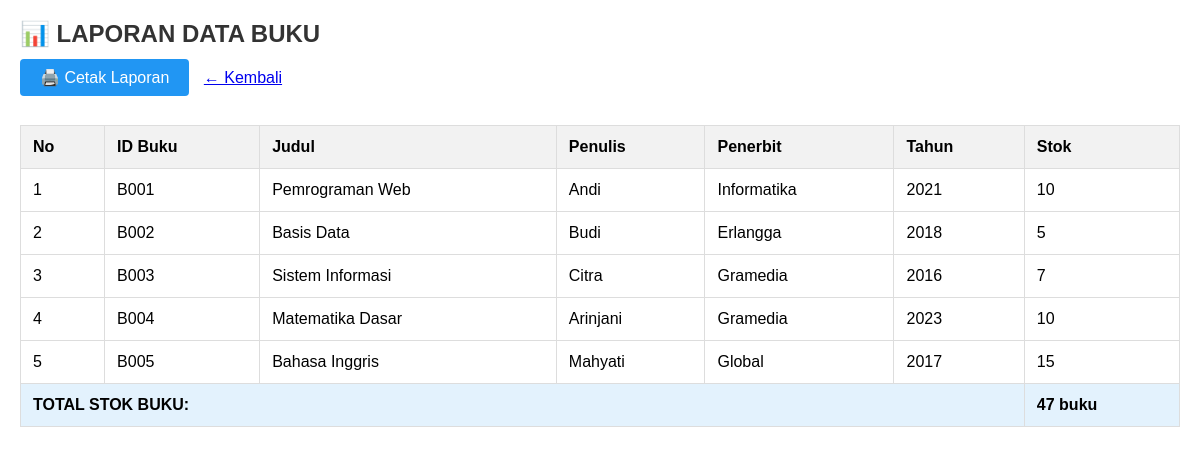
The page /lap_buku.php (signed in) on the database its author committed.
### tables this page shows
CREATE TABLE `buku` (
  `id_buku` varchar(10) NOT NULL,
  `judul` varchar(150) NOT NULL,
  `penulis` varchar(100) DEFAULT NULL,
  `penerbit` varchar(100) DEFAULT NULL,
  `tahun_terbit` date DEFAULT NULL,
  `stok` int(11) DEFAULT 1
);

### lap_buku.php (the view, shortened to what this page needs)
<?php
include '../../koneksi.php';
?>
<!DOCTYPE html>
<html>
<head>
</head>
<body>
    <h2>📊 LAPORAN DATA BUKU</h2>
    <a href="cetak_buku.php" target="_blank" class="btn">🖨️ Cetak Laporan</a>
    <a href="../menu.php" style="margin-left: 10px;">← Kembali</a>
    <br><br>
    <?php
    $query = "SELECT * FROM buku ORDER BY id_buku";
    $result = mysqli_query($koneksi, $query);
    ?>
    <table>
        <tr>
            <th>No</th>
            <th>ID Buku</th>
            <th>Judul</th>
            <th>Penulis</th>
            <th>Penerbit</th>
            <th>Tahun</th>
            <th>Stok</th>
        </tr>
        <?php
        $no = 1;
        $total_stok = 0;
        while($row = mysqli_fetch_assoc($result)) {
            echo "<tr>";
            echo "<td>$no</td>";
            echo "<td>{$row['id_buku']}</td>";
            echo "<td>{$row['judul']}</td>";
            echo "<td>{$row['penulis']}</td>";
            echo "<td>{$row['penerbit']}</td>";
            echo "<td>" . date('Y', strtotime($row['tahun_terbit'])) . "</td>";
            echo "<td>{$row['stok']}</td>";
            echo "</tr>";
            $total_stok += $row['stok'];
            $no++;
        }
        ?>
        <tr class="total-row">
            <td colspan="6" align="right"><strong>TOTAL STOK BUKU:</strong></td>
            <td><strong><?php echo $total_stok; ?> buku</strong></td>
        </tr>
    </table>
</body>
</html>

### lap_buku.php (style rules this page uses)
body { font-family: Arial; margin: 20px; }
h2 { color: #333; }
.btn { padding: 10px 20px; background: #2196F3; color: white; text-decoration: none; border-radius: 4px; }
table { width: 100%; border-collapse: collapse; margin-top: 20px; }
th, td { border: 1px solid #ddd; padding: 12px; text-align: left; }
th { background-color: #f2f2f2; }
.total-row { background-color: #E3F2FD; font-weight: bold; }

### rows shown on the page
buku: id_buku "B001", judul "Pemrograman Web", penulis "Andi", penerbit "Informatika", tahun_terbit "2021", stok "10"
buku: id_buku "B002", judul "Basis Data", penulis "Budi", penerbit "Erlangga", tahun_terbit "2018", stok "5"
buku: id_buku "B003", judul "Sistem Informasi", penulis "Citra", penerbit "Gramedia", tahun_terbit "2016", stok "7"
buku: id_buku "B004", judul "Matematika Dasar", penulis "Arinjani", penerbit "Gramedia", tahun_terbit "2023", stok "10"
buku: id_buku "B005", judul "Bahasa Inggris", penulis "Mahyati", penerbit "Global", tahun_terbit "2017", stok "15"

### other values the page prints
$total_stok "47"
